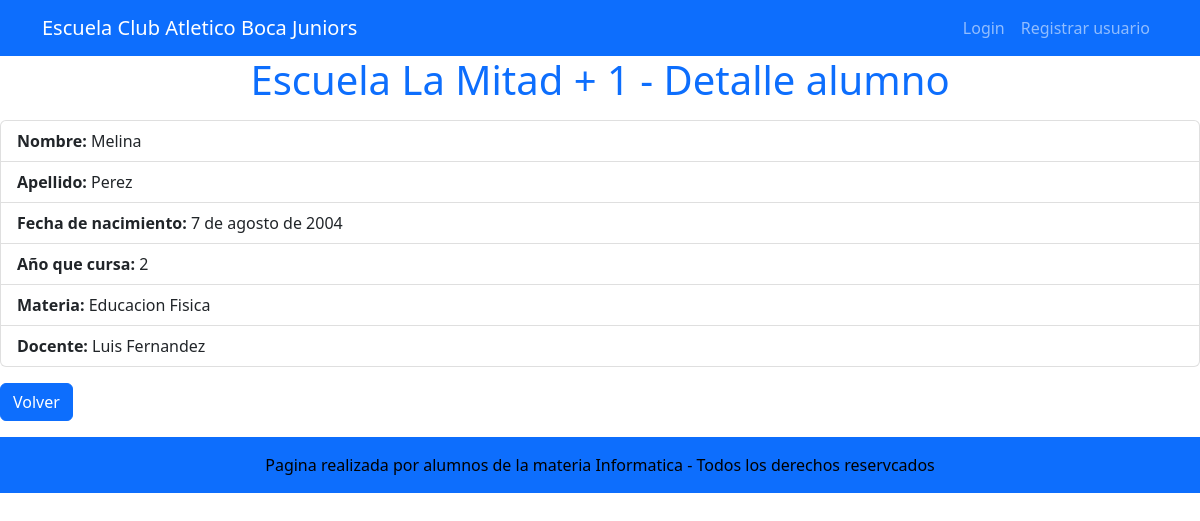
Page /alumno/detalle_alumno/9 on the committed database.
### alumno/models.py (models this page shows, shortened)
class Alumno(models.Model):
    nombre = models.CharField(max_length=250)
    apellido = models.CharField(max_length=150)
    fecha_de_nacimiento = models.DateField(null=True, blank=True)
    año_curso= models.PositiveBigIntegerField(null=True)
    docente= models.CharField(max_length=150,null=True, unique=False)
    materia = models.CharField(max_length=100,null=True, unique=False)

### alumno/views.py (the view)
# urls.py: path("detalle_alumno/<int:pk>", detalle_alumno, name="detalle_alumno"),
def detalle_alumno(request, pk:int):
    consulta = Alumno.objects.get(id=pk)
    contexto = {"alumno": consulta}
    return render(request, "alumno/detalle_alumnos.html", contexto)

### alumno/templates/alumno/detalle_alumnos.html (shortened to what this page needs)
{% extends 'core/base.html' %}
{% block titulo_aplicacion%}
    Escuela La Mitad + 1 - Detalle alumno
{% endblock titulo_aplicacion%}
{% block contenido%}
<ul class="list-group my-3">
    <li class="list-group-item"><strong>Nombre:</strong> {{ alumno.nombre }}</li>
    <li class="list-group-item"><strong>Apellido:</strong> {{ alumno.apellido }}</li>
    <li class="list-group-item"><strong>Fecha de nacimiento:</strong> {{ alumno.fecha_de_nacimiento }}</li>
    <li class="list-group-item"><strong>Año que cursa:</strong> {{ alumno.año_curso }}</li>
    <li class="list-group-item"><strong>Materia:</strong> {{ alumno.materia }}</li>
    <li class="list-group-item"><strong>Docente:</strong> {{ alumno.docente }}</li>
</ul>
<div class="my-3">
    <a href="{% url 'alumno:listado_alumnos' %}" class="btn btn-primary">Volver</a>
</div>
{% endblock contenido %}

### rows in the picture
Alumno: nombre "Melina", apellido "Perez", fecha_de_nacimiento "7 de agosto de 2004", año_curso "2", materia "Educacion Fisica", docente "Luis Fernandez"
